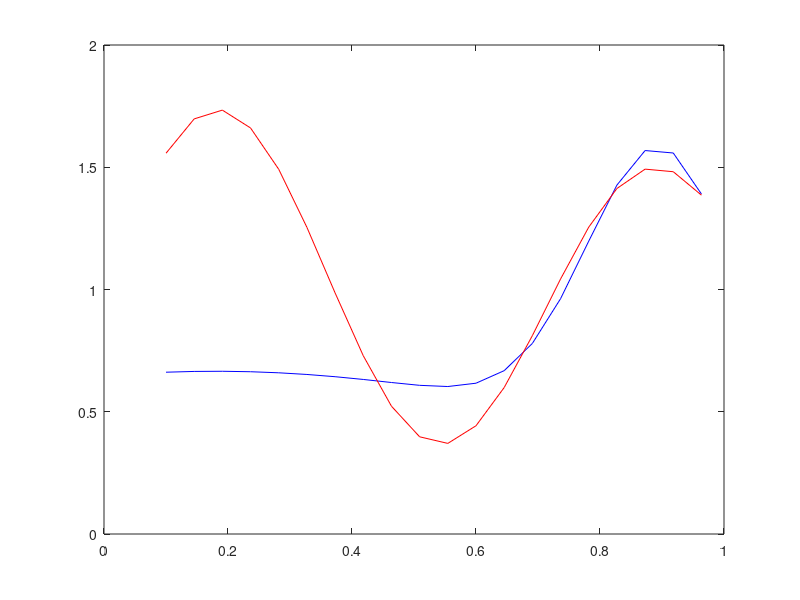

Write the MATLAB code that produced this figure.
clc;
clear; 
close all;
x = [0.1:1/22:1]; %įėjimas iš 20 skaičių, vektorius X
yOut = (1 + 0.6 * sin(2*pi*x/0.7)) + 0.3 * sin(2*pi*x) / 2; %vienas išėjimas 
plot(x,yOut); 

% generate random initial values of w1, w2 and b
w1 = randn(1);
w2 = randn(1);
b = randn(1);

%is akies parinkti duomenis pagal duota signala
c1 = 0.18;
c2 = 0.9;
r1 = 0.8;
r2 = 0.12;

n = 0.5; %error zingsnis

for mokymas = 1:1000
    for taskasNr = 1:20
        y = (exp(-(x(taskasNr)-c1).^2/(2*r1.^2)))*w1+(exp(-(x(taskasNr)-c2).^2/(2*r2.^2)))*w2+b;
        error = yOut(taskasNr)-y;
        b = b+n*error;
        w1 = w1+n*error*(exp(-(x(taskasNr)-c1).^2/(2*r1.^2)));
        w2 = w2+n*error*(exp(-(x(taskasNr)-c2).^2/(2*r2.^2)));
    end
    mokymas = mokymas+1;
end

yFinal = (exp(-(x-c1).^2/(2*r1.^2)))*w1+(exp(-(x-c2).^2/(2*r2.^2)))*w2+b;

plot(x,yFinal,'blue',x,yOut,'red')